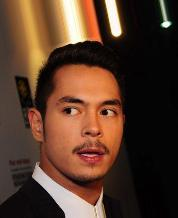
#> input picture task1/test1.jpg, 178 x 218 px, given in place of the camera
$ python face-eye-detection.py
#> lines starting #> are read from the running program, lines starting #| are printed output that depends on the picture; after the words box and inside, x2 and y2 are one past the last pixel; in counts of white or black regions, pixels touching at a corner belong together
import cv2
import os

dir_path = os.path.dirname(os.path.realpath(__file__))

cap = cv2.VideoCapture(0)                                                                                         #Capture video from camera
scl = 4                                                                                                           #Scale factor

while cap.isOpened():
    ret, frame = cap.read()                                                                                       #Get current frame.
#> frame is the input picture: shape (218, 178, 3); mean B, G, R 42.2, 58.5, 86.8

    if ret:
        frame = cv2.flip(frame, 1)                                                                                #Flip the frame horizontally.
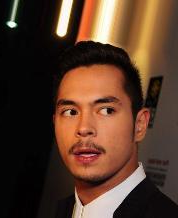
#> frame: shape (218, 178, 3); mean B, G, R 42.2, 58.5, 86.8
        frameSmall = cv2.resize(frame, (0,0), None, 1/scl, 1/scl)                                                 #Resize the frame by a factor of scl.
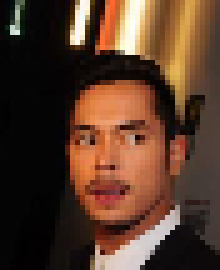
#> frameSmall: shape (54, 44, 3) (shown 5 times larger); mean B, G, R 42, 58.6, 87.3
        frameSmall = cv2.cvtColor(frameSmall, cv2.COLOR_BGR2GRAY)                                                 #Convert to grayscale.
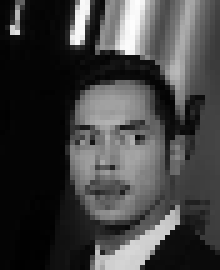
#> frameSmall: shape (54, 44) (shown 5 times larger); min 1, max 253, mean 65.3
        frameSmall = cv2.equalizeHist(frameSmall)                                                                 #Equalize the histogram.
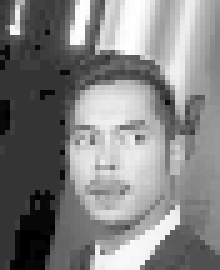
#> frameSmall: shape (54, 44) (shown 5 times larger); min 0, max 255, mean 130

        try:    face_cascade = cv2.CascadeClassifier(dir_path + '/cascade/haarcascade_frontalface_default.xml')   #Load Face Classifier
        except: face_cascade = cv2.CascadeClassifier(dir_path + '\\cascade\\haarcascade_frontalface_default.xml') #Load Face Classifier

        try:    eye_cascade = cv2.CascadeClassifier(dir_path + '/cascade/haarcascade_eye.xml')                    #Load Eye Classifier
        except: eye_cascade = cv2.CascadeClassifier(dir_path + '\\cascade\\haarcascade_eye.xml')                  #Load Eye Classifier


        faces = face_cascade.detectMultiScale(frameSmall, scaleFactor=1.05, minNeighbors=3)                       #Detect faces.
#> faces = [[9, 17, 27, 27]]

        for (x, y, w, h),(xS, yS, wS, hS) in zip([i*scl for i in faces], faces):                                  #For every face detected, get true and scaled coordinates.
            cv2.rectangle(frame, (x, y), (x+w, y+h), (255, 0, 0), 2)                                              #Draw a rectangle around the face.

            roi = frameSmall[yS:yS+hS, xS:xS+wS]                                                                  #Get the bounding box of the face.
            eyes = eye_cascade.detectMultiScale(roi, scaleFactor=1.05, minNeighbors=3)                            #Detect eyes in every face.

            for (ex, ey, ew, eh) in [i*scl for i in eyes]:                                                        #For every eye detected.
                cv2.rectangle(frame, (x+ex, y+ey), (x+ex+ew, y+ey+eh), (0, 255, 0), 2)                            #Draw a rectangle around the eye.
#> this loop made 1 pass
#> (x, y, w, h, xS, yS, wS, hS) on pass 1: (36, 68, 108, 108, 9, 17, 27, 27)
#> pass 1, `roi = frameSmall[yS:yS+hS, xS:xS+wS]`:
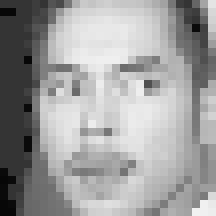
#> roi: shape (27, 27) (shown 8 times larger); min 7, max 241, mean 157.9
#> after the loop:
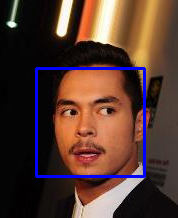
#> frame: shape (218, 178, 3); 3.33% of pixels changed, all inside (x1, y1, x2, y2) = (35, 67, 146, 178)

        cv2.imshow('frame', frame)                                                                                #Show the camera with the rectangle.
        if cv2.waitKey(1) & 0xFF == ord('q'):                                                                     #Press 'q' to quit.
#> (key q is pressed here)
            break

cap.release()                                                                                                     #Release the camera.
cv2.destroyAllWindows()                                                                                           #Close all windows.

$ run again, on task1/test2.jpg
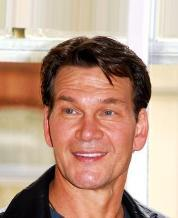
#> input picture task1/test2.jpg, 178 x 218 px, given in place of the camera
#> frame is the input picture: shape (218, 178, 3); mean B, G, R 137, 155.3, 188.2
#> `frameSmall = cv2.equalizeHist(frameSmall)`:
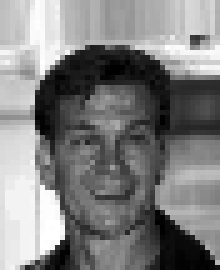
#> frameSmall: shape (54, 44) (shown 5 times larger); min 0, max 255, mean 128.1
#> faces = [[8, 17, 28, 28]]
#> the loop `for (x, y, w, h),(xS, yS, wS, hS) in zip([i*scl for i in faces], faces):` made 1 pass
#> (x, y, w, h, xS, yS, wS, hS) on pass 1: (32, 68, 112, 112, 8, 17, 28, 28)
#> after the loop `for (x, y, w, h),(xS, yS, wS, hS) in zip([i*scl for i in faces], faces):`:
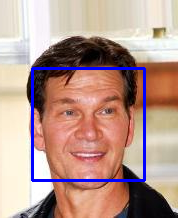
#> frame: shape (218, 178, 3); mean B, G, R 142.3, 151.2, 182.8

$ run again, on task1/test3.jpg
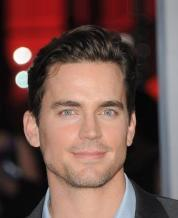
#> input picture task1/test3.jpg, 178 x 218 px, given in place of the camera
#> frame is the input picture: shape (218, 178, 3); mean B, G, R 76.1, 82.1, 112.5
#> `frameSmall = cv2.equalizeHist(frameSmall)`:
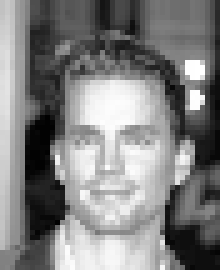
#> frameSmall: shape (54, 44) (shown 5 times larger); min 0, max 255, mean 128.4
#> faces = [[8, 16, 29, 29]]
#> the loop `for (x, y, w, h),(xS, yS, wS, hS) in zip([i*scl for i in faces], faces):` made 1 pass
#> (x, y, w, h, xS, yS, wS, hS) on pass 1: (32, 64, 116, 116, 8, 16, 29, 29)
#> after the loop `for (x, y, w, h),(xS, yS, wS, hS) in zip([i*scl for i in faces], faces):`:
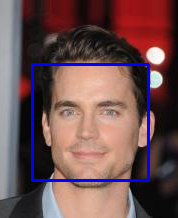
#> frame: shape (218, 178, 3); mean B, G, R 83.1, 79.7, 109.3
